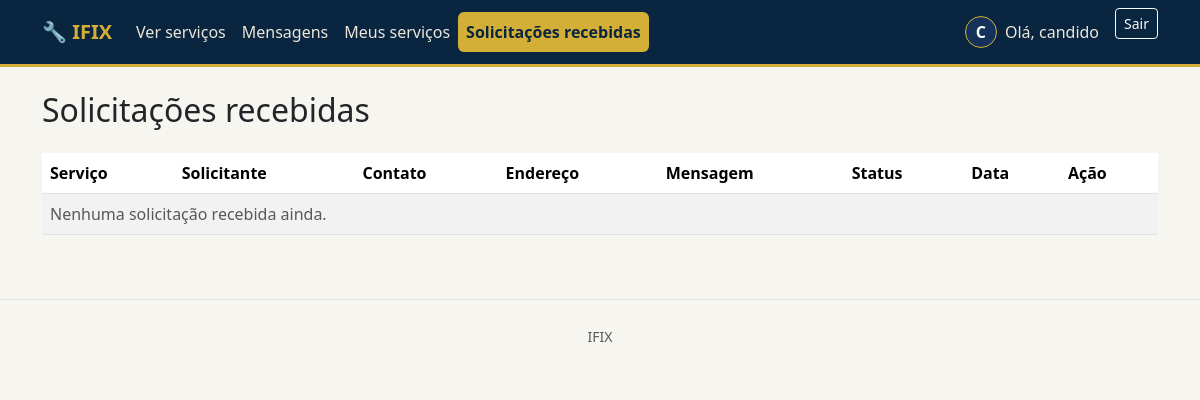
Page /servicos/profissional/solicitacoes/ (signed in) on the earlier database version.
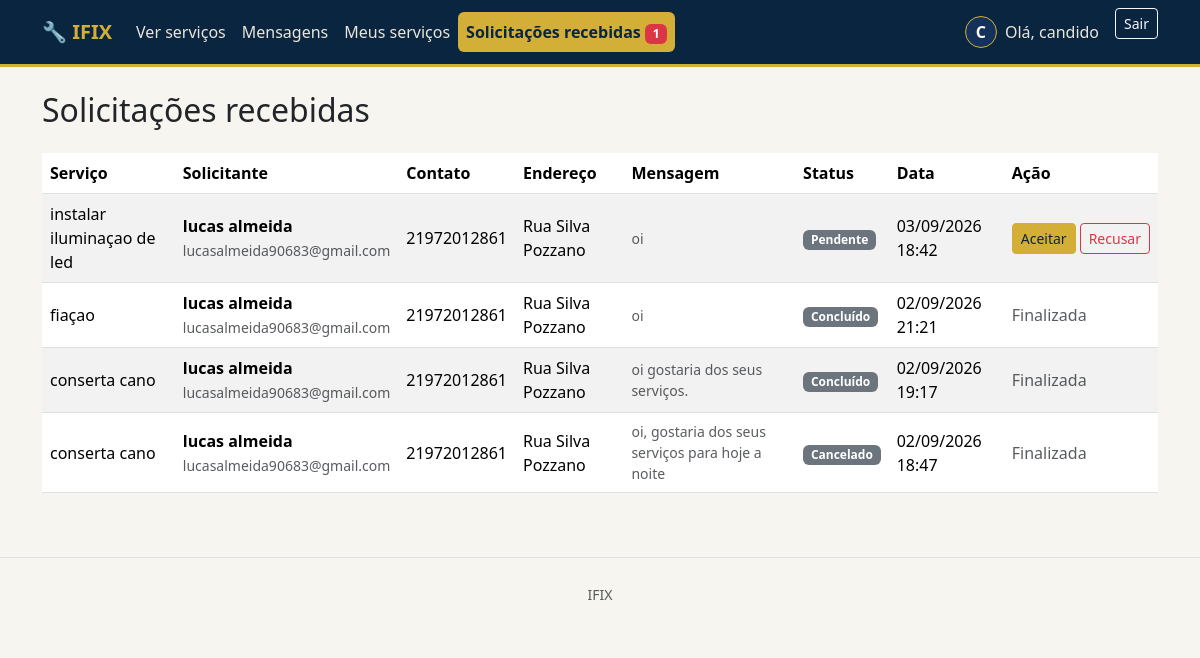
Same page on the later database version.
### services/models.py (models this page shows, shortened)
class SolicitacaoServico(models.Model):
    STATUS_PENDENTE = 'pendente'
    STATUS_CONFIRMADO = 'confirmado'
    STATUS_CONCLUIDO = 'concluido'
    STATUS_CANCELADO = 'cancelado'
    STATUS_CHOICES = (
        (STATUS_PENDENTE, 'Pendente'),
        (STATUS_CONFIRMADO, 'Confirmado'),
        (STATUS_CONCLUIDO, 'Concluído'),
        (STATUS_CANCELADO, 'Cancelado'),
    )
    usuario = models.ForeignKey(
        settings.AUTH_USER_MODEL,
        on_delete=models.CASCADE,
        related_name='solicitacoes',
    )
    servico = models.ForeignKey(
        Servico,
        on_delete=models.CASCADE,
        related_name='solicitacoes',
    )
    mensagem = models.TextField(blank=True, verbose_name='Mensagem/observações')
    status = models.CharField(max_length=15, choices=STATUS_CHOICES, default=STATUS_PENDENTE)
    criado_em = models.DateTimeField(auto_now_add=True)
    class Meta:
        verbose_name = 'Solicitação de serviço'
        verbose_name_plural = 'Solicitações de serviço'
        ordering = ['-criado_em']

class Servico(models.Model):
    profissional = models.ForeignKey(
        settings.AUTH_USER_MODEL,
        on_delete=models.CASCADE,
        related_name='servicos',
        limit_choices_to={'profile__tipo': 'profissional'},
    )
    categoria = models.ForeignKey(
        CategoriaServico,
        on_delete=models.PROTECT,
        related_name='servicos',
    )
    nome = models.CharField(max_length=150, verbose_name='Nome do serviço')  # P4
    descricao = models.TextField(verbose_name='Descrição')  # P5
    preco = models.DecimalField(max_digits=10, decimal_places=2, verbose_name='Preço (R$)')  # P6
    duracao_minutos = models.PositiveIntegerField(verbose_name='Duração estimada (minutos)')  # P7
    disponivel = models.BooleanField(default=True, verbose_name='Disponível para usuários')  # P9
    criado_em = models.DateTimeField(auto_now_add=True)
    atualizado_em = models.DateTimeField(auto_now=True)
    class Meta:
        verbose_name = 'Serviço'
        verbose_name_plural = 'Serviços'
        ordering = ['-criado_em']

### accounts/models.py (models this page shows, shortened)
class Profile(models.Model):
    TIPO_USUARIO = 'usuario'
    TIPO_PROFISSIONAL = 'profissional'
    TIPO_CHOICES = (
        (TIPO_USUARIO, 'Usuário'),
        (TIPO_PROFISSIONAL, 'Profissional'),
    )
    user = models.OneToOneField(
        settings.AUTH_USER_MODEL,
        on_delete=models.CASCADE,
        related_name='profile',
    )
    tipo = models.CharField(max_length=15, choices=TIPO_CHOICES, verbose_name='Tipo de conta')
    telefone = models.CharField(max_length=20, blank=True, verbose_name='Telefone')
    endereco = models.CharField(max_length=255, blank=True, verbose_name='Endereço')
    numero = models.CharField(max_length=10, blank=True, verbose_name='Número')
    complemento = models.CharField(max_length=100, blank=True, verbose_name='Complemento')
    foto = models.FileField(upload_to='fotos_perfil/', blank=True, verbose_name='Foto de perfil')
    especialidade = models.CharField(
        max_length=255, blank=True,
        verbose_name='Especialidade/Área de atuação',
        help_text='Preenchido apenas para contas de profissionais.',
    )
    criado_em = models.DateTimeField(auto_now_add=True)
    class Meta:
        verbose_name = 'Perfil'
        verbose_name_plural = 'Perfis'
    @property
    def is_profissional(self):
        return self.tipo == self.TIPO_PROFISSIONAL
    @property
    def is_usuario(self):
        return self.tipo == self.TIPO_USUARIO

### services/views.py (the view)
# urls.py: path('profissional/solicitacoes/', views.solicitacoes_recebidas, name='solicitacoes_recebidas'),
@professional_required
def solicitacoes_recebidas(request):
    solicitacoes = SolicitacaoServico.objects.filter(
        servico__profissional=request.user
    ).select_related('servico', 'usuario', 'usuario__profile')
    return render(request, 'services/solicitacoes_recebidas.html', {'solicitacoes': solicitacoes})

### services/context_processors.py (called while the page is built)
def notificacoes_mensagens(request):
    if not request.user.is_authenticated:
        return {
            'mensagens_nao_lidas': [],
            'total_mensagens_nao_lidas': 0,
            'total_solicitacoes_pendentes': 0,
        }
    mensagens = MensagemSolicitacao.objects.filter(
        Q(solicitacao__usuario=request.user)
        | Q(solicitacao__servico__profissional=request.user),
        lida=False,
    ).exclude(autor=request.user).select_related('solicitacao', 'solicitacao__servico', 'autor')
    return {
        'mensagens_nao_lidas': mensagens[:5],
        'total_mensagens_nao_lidas': mensagens.count(),
        'total_solicitacoes_pendentes': SolicitacaoServico.objects.filter(
            servico__profissional=request.user,
            status=SolicitacaoServico.STATUS_PENDENTE,
        ).count(),
    }

### services/templates/services/solicitacoes_recebidas.html (shortened to what this page needs)
{% extends "base.html" %}
{% block content %}
<h2 class="mb-4">Solicitações recebidas</h2>
<div class="table-responsive">
    <table class="table table-striped bg-white align-middle">
        <thead>
            <tr>
                <th>Serviço</th>
                <th>Solicitante</th>
                <th>Contato</th>
                <th>Endereço</th>
                <th>Mensagem</th>
                <th>Status</th>
                <th>Data</th>
                <th>Ação</th>
            </tr>
        </thead>
        <tbody>
            {% for s in solicitacoes %}
            <tr>
                <td>{{ s.servico.nome }}</td>
                <td>
                    <strong>{{ s.usuario.get_full_name|default:s.usuario.username }}</strong>
                    <br><small class="text-muted">{{ s.usuario.email|default:"E-mail não informado" }}</small>
                </td>
                <td>{{ s.usuario.profile.telefone|default:"Não informado" }}</td>
                <td>{{ s.usuario.profile.endereco|default:"Não informado" }}</td>
                <td class="small text-muted">{{ s.mensagem|default:"-"|truncatewords:15 }}</td>
                <td><span class="badge text-bg-secondary">{{ s.get_status_display }}</span></td>
                <td>{{ s.criado_em|date:"d/m/Y H:i" }}</td>
                <td>
                    {% if s.status == 'pendente' %}
                    <div class="d-flex gap-1">
                        <form method="post" action="{% url 'services:atualizar_status_solicitacao' s.pk 'aceitar' %}">
                            <button type="submit" class="btn btn-success btn-sm">Aceitar</button>
                        </form>
                        <form method="post" action="{% url 'services:atualizar_status_solicitacao' s.pk 'recusar' %}">
                            <button type="submit" class="btn btn-outline-danger btn-sm">Recusar</button>
                        </form>
                    </div>
                    {% else %}
                        {% if s.status == 'confirmado' %}
                        <a href="{% url 'services:conversa_solicitacao' s.pk %}" class="btn btn-primary btn-sm">Conversar</a>
                        {% else %}
                        <span class="text-muted">Finalizada</span>
                        {% endif %}
                    {% endif %}
                    </td>
            </tr>
            {% empty %}
            <tr><td colspan="8" class="text-muted">Nenhuma solicitação recebida ainda.</td></tr>
            {% endfor %}
        </tbody>
    </table>
</div>
{% endblock %}

### templates/base.html (shortened to what this page needs)
{% load static %}
<!DOCTYPE html>
<html lang="pt-br">
<head>
    <link href="https://cdn.jsdelivr.net/npm/bootstrap@5.3.3/dist/css/bootstrap.min.css" rel="stylesheet">
    <link href="{% static 'css/style.css' %}?v=3" rel="stylesheet">
</head>
<body>
<nav class="navbar navbar-expand-lg navbar-dark bg-dark mb-4">
    <div class="container">
        <a class="navbar-brand fw-bold" href="{% url 'home' %}">🔧 IFIX</a>
        <div class="collapse navbar-collapse" id="nav">
            <ul class="navbar-nav me-auto">
                <li class="nav-item">
                    <a class="nav-link " href="{% url 'services:servico_list' %}">Ver serviços</a>
                </li>
                {% if user.is_authenticated %}
                    <li class="nav-item">
                        <a class="nav-link {% if '/servicos/mensagens/' in request.path or '/servicos/solicitacao/' in request.path %}active{% endif %}" href="{% url 'services:mensagens' %}">
                            Mensagens{% if total_mensagens_nao_lidas %} <span class="badge text-bg-danger">{{ total_mensagens_nao_lidas }}</span>{% endif %}
                        </a>
                    </li>
                {% endif %}
                {% if user.is_authenticated and user.profile.is_profissional %}
                    <li class="nav-item"><a class="nav-link " href="{% url 'services:meus_servicos' %}">Meus serviços</a></li>
                    <li class="nav-item">
                        <a class="nav-link {% if request.resolver_match.url_name == 'solicitacoes_recebidas' or request.resolver_match.url_name == 'atualizar_status_solicitacao' %}active{% endif %}" href="{% url 'services:solicitacoes_recebidas' %}">
                            Solicitações recebidas{% if total_solicitacoes_pendentes %} <span class="badge text-bg-danger">{{ total_solicitacoes_pendentes }}</span>{% endif %}
                        </a>
                    </li>
                {% endif %}
            </ul>
            <ul class="navbar-nav">
                {% if user.is_authenticated %}
                    <li class="nav-item">
                        <a class="nav-link d-flex align-items-center gap-2 {% if request.resolver_match.url_name == 'profile_edit' %}active{% endif %}" href="{% url 'accounts:profile_edit' %}">
                            {% if user.profile.foto %}
                                <img src="{{ user.profile.foto.url }}" alt="Foto de perfil" class="profile-avatar">
                            {% else %}
                                <span class="profile-avatar profile-avatar-placeholder" aria-label="Sem foto de perfil">{{ user.username|first|upper }}</span>
                            {% endif %}
                            Olá, {{ user.first_name|default:user.username }}
                        </a>
                    </li>
                    <li class="nav-item">
                        <form method="post" action="{% url 'accounts:logout' %}" class="d-inline">
                            <button type="submit" class="btn btn-outline-light btn-sm ms-2">Sair</button>
                        </form>
                    </li>
                {% endif %}
            </ul>
        </div>
    </div>
</nav>
<div class="container mb-5">
    {% block content %}{% endblock %}
</div>
<footer class="text-center text-muted py-4 border-top">
    <small>IFIX</small>
</footer>
</body>
</html>

Differences in the rows shown:
added SolicitacaoServico: servico.nome "instalar iluminaçao de led", usuario.get_full_name "lucas almeida", usuario.email "lucasalmeida90683@gmail.com", usuario.profile.telefone "21972012861", usuario.profile.endereco "Rua Silva Pozzano", mensagem "oi", status "Pendente", criado_em "03/09/2026 18:42", shows "Aceitar"
added SolicitacaoServico: servico.nome "fiaçao", usuario.get_full_name "lucas almeida", usuario.email "lucasalmeida90683@gmail.com", usuario.profile.telefone "21972012861", usuario.profile.endereco "Rua Silva Pozzano", mensagem "oi", status "Concluído", criado_em "02/09/2026 21:21", shows "Finalizada"
added SolicitacaoServico: servico.nome "conserta cano", usuario.get_full_name "lucas almeida", usuario.email "lucasalmeida90683@gmail.com", usuario.profile.telefone "21972012861", usuario.profile.endereco "Rua Silva Pozzano", mensagem "oi gostaria dos seus serviços.", status "Concluído", criado_em "02/09/2026 19:17", shows "Finalizada"
added SolicitacaoServico: servico.nome "conserta cano", usuario.get_full_name "lucas almeida", usuario.email "lucasalmeida90683@gmail.com", usuario.profile.telefone "21972012861", usuario.profile.endereco "Rua Silva Pozzano", mensagem "oi, gostaria dos seus serviços para hoje a noite", status "Cancelado", criado_em "02/09/2026 18:47", shows "Finalizada"
Other differences:
{{ total_solicitacoes_pendentes }}: (not shown) → "1"
text no longer shown: "Nenhuma solicitação recebida ainda."
